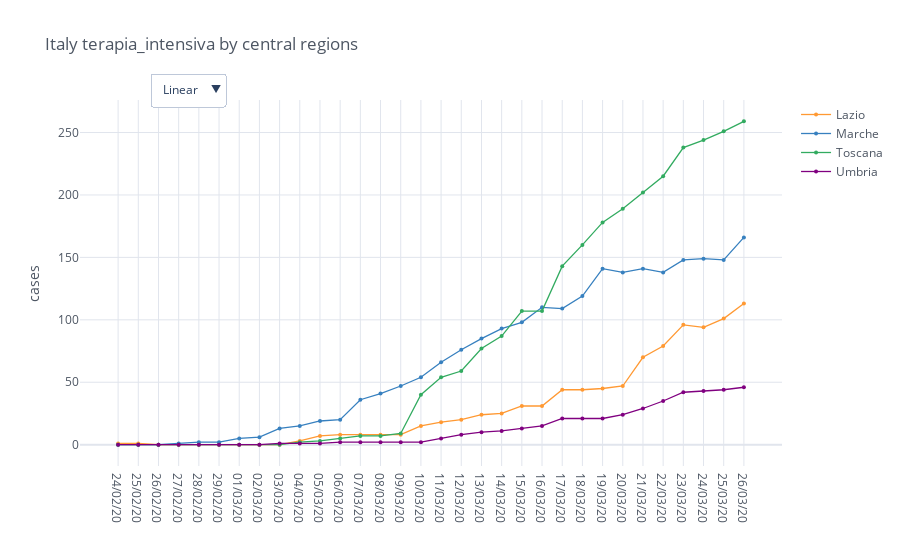

The notebook cell this image was saved under:
### Code cell
regions = io.italy_load_regions(io.italy_central_regions)
total_cases = io.italy_regions_filter_by_category(regions, category)

mpl.iplot_comparative_plot(total_cases, title='Italy ' + category + ' by central regions')

### Figure 1 — Plotly figure (JSON) as saved in the notebook; plotly's stock layout.template omitted (floating-point values rounded to 4 significant figures)
{"data": [{"line": {"color": "rgba(255, 153, 51, 1.0)", "dash": "solid", "shape": "linear", "width": 1.3}, "marker": {"size": 4, "symbol": "circle"}, "mode": "lines+markers", "name": "Lazio", "text": "", "type": "scatter", "x": ["24/02/20", "25/02/20", "26/02/20", "27/02/20", "28/02/20", "29/02/20", "01/03/20", "02/03/20", "03/03/20", "04/03/20", "05/03/20", "06/03/20", "07/03/20", "08/03/20", "09/03/20", "10/03/20", "11/03/20", "12/03/20", "13/03/20", "14/03/20", "15/03/20", "16/03/20", "17/03/20", "18/03/20", "19/03/20", "20/03/20", "21/03/20", "22/03/20", "23/03/20", "24/03/20", "25/03/20", "26/03/20"], "y": [1, 1, 0, 0, 0, 0, 0, 0, 0, 3, 7, 8, 8, 8, 8, 15, 18, 20, 24, 25, 31, 31, 44, 44, 45, 47, 70, 79, 96, 94, 101, 113]}, {"line": {"color": "rgba(55, 128, 191, 1.0)", "dash": "solid", "shape": "linear", "width": 1.3}, "marker": {"size": 4, "symbol": "circle"}, "mode": "lines+markers", "name": "Marche", "text": "", "type": "scatter", "x": ["24/02/20", "25/02/20", "26/02/20", "27/02/20", "28/02/20", "29/02/20", "01/03/20", "02/03/20", "03/03/20", "04/03/20", "05/03/20", "06/03/20", "07/03/20", "08/03/20", "09/03/20", "10/03/20", "11/03/20", "12/03/20", "13/03/20", "14/03/20", "15/03/20", "16/03/20", "17/03/20", "18/03/20", "19/03/20", "20/03/20", "21/03/20", "22/03/20", "23/03/20", "24/03/20", "25/03/20", "26/03/20"], "y": [0, 0, 0, 1, 2, 2, 5, 6, 13, 15, 19, 20, 36, 41, 47, 54, 66, 76, 85, 93, 98, 110, 109, 119, 141, 138, 141, 138, 148, 149, 148, 166]}, {"line": {"color": "rgba(50, 171, 96, 1.0)", "dash": "solid", "shape": "linear", "width": 1.3}, "marker": {"size": 4, "symbol": "circle"}, "mode": "lines+markers", "name": "Toscana", "text": "", "type": "scatter", "x": ["24/02/20", "25/02/20", "26/02/20", "27/02/20", "28/02/20", "29/02/20", "01/03/20", "02/03/20", "03/03/20", "04/03/20", "05/03/20", "06/03/20", "07/03/20", "08/03/20", "09/03/20", "10/03/20", "11/03/20", "12/03/20", "13/03/20", "14/03/20", "15/03/20", "16/03/20", "17/03/20", "18/03/20", "19/03/20", "20/03/20", "21/03/20", "22/03/20", "23/03/20", "24/03/20", "25/03/20", "26/03/20"], "y": [0, 0, 0, 0, 0, 0, 0, 0, 0, 2, 3, 5, 7, 7, 9, 40, 54, 59, 77, 87, 107, 107, 143, 160, 178, 189, 202, 215, 238, 244, 251, 259]}, {"line": {"color": "rgba(128, 0, 128, 1.0)", "dash": "solid", "shape": "linear", "width": 1.3}, "marker": {"size": 4, "symbol": "circle"}, "mode": "lines+markers", "name": "Umbria", "text": "", "type": "scatter", "x": ["24/02/20", "25/02/20", "26/02/20", "27/02/20", "28/02/20", "29/02/20", "01/03/20", "02/03/20", "03/03/20", "04/03/20", "05/03/20", "06/03/20", "07/03/20", "08/03/20", "09/03/20", "10/03/20", "11/03/20", "12/03/20", "13/03/20", "14/03/20", "15/03/20", "16/03/20", "17/03/20", "18/03/20", "19/03/20", "20/03/20", "21/03/20", "22/03/20", "23/03/20", "24/03/20", "25/03/20", "26/03/20"], "y": [0, 0, 0, 0, 0, 0, 0, 0, 1, 1, 1, 2, 2, 2, 2, 2, 5, 8, 10, 11, 13, 15, 21, 21, 21, 24, 29, 35, 42, 43, 44, 46]}], "layout": {"legend": {"bgcolor": "#FFFFFF", "font": {"color": "#4D5663"}}, "paper_bgcolor": "#FFFFFF", "plot_bgcolor": "#FFFFFF", "title": {"font": {"color": "#4D5663"}, "text": "Italy terapia_intensiva by central regions"}, "updatemenus": [{"buttons": [{"args": [{"yaxis.type": "linear"}], "label": "Linear", "method": "relayout"}, {"args": [{"yaxis.type": "log"}], "label": "Log", "method": "relayout"}], "direction": "down", "pad": {"r": 10, "t": 10}, "showactive": true, "x": 0.1, "xanchor": "left", "y": 1.1, "yanchor": "top"}], "xaxis": {"gridcolor": "#E1E5ED", "showgrid": true, "tickfont": {"color": "#4D5663"}, "title": {"font": {"color": "#4D5663"}, "text": ""}, "zerolinecolor": "#E1E5ED"}, "yaxis": {"gridcolor": "#E1E5ED", "showgrid": true, "tickfont": {"color": "#4D5663"}, "title": {"font": {"color": "#4D5663"}, "text": "cases"}, "zerolinecolor": "#E1E5ED"}}}
